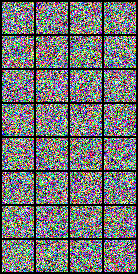
#> input picture A3_PartB/A3_PartB/part6_visualization/backward_diffusion_0.png, 138 x 274 px; its folder holds 4 pictures in this run
$ python display_part6_results.py
#> lines starting #> are read from the running program, lines starting #| are printed output that depends on the picture
"""
Display Part 6 Visualization Results
Shows forward and backward diffusion processes from 10,000-step trained model
"""

import os
from PIL import Image
import matplotlib.pyplot as plt

def display_part6_results():
    """Display forward and backward diffusion visualizations"""

    viz_folder = './part6_visualization'

    if not os.path.exists(viz_folder):
        print(f"❌ ERROR: Visualization folder not found: {viz_folder}")
        return

    # Get all forward and backward diffusion images
    forward_images = sorted([f for f in os.listdir(viz_folder) if f.startswith('forward_diffusion_')])
    backward_images = sorted([f for f in os.listdir(viz_folder) if f.startswith('backward_diffusion_')])

    print("=" * 80)
    print("🎨 PART 6: DIFFUSION PROCESS VISUALIZATION (10,000-step model)")
    print("=" * 80)
    print(f"\n📊 Found {len(forward_images)} forward diffusion images")
    print(f"📊 Found {len(backward_images)} backward diffusion images")
    print()

    # Display Forward Diffusion Process
    if forward_images:
        print("\n" + "=" * 80)
        print("🔴 FORWARD DIFFUSION PROCESS")
        print("   (Clean Image → Noise)")
        print("=" * 80)

        fig, axes = plt.subplots(1, len(forward_images), figsize=(20, 4))
        if len(forward_images) == 1:
            axes = [axes]

        for idx, img_name in enumerate(forward_images):
            img_path = os.path.join(viz_folder, img_name)
            img = Image.open(img_path)

            # Extract timestep from filename (e.g., forward_diffusion_0.png -> 0%)
            timestep_idx = int(img_name.split('_')[-1].replace('.png', ''))
            percentages = [0, 25, 50, 75, 99]
            if timestep_idx < len(percentages):
                percent = percentages[timestep_idx]
            else:
                percent = timestep_idx

            axes[idx].imshow(img)
            axes[idx].set_title(f'Step {timestep_idx}\n({percent}% noise)', fontsize=12, fontweight='bold')
            axes[idx].axis('off')

        plt.suptitle('Forward Diffusion: Adding Noise Over Time', fontsize=16, fontweight='bold', y=1.02)
        plt.tight_layout()
        plt.savefig('./part6_forward_diffusion_grid.png', dpi=150, bbox_inches='tight')
        print("✅ Saved: part6_forward_diffusion_grid.png")
        plt.show()

    # Display Backward Diffusion Process
    if backward_images:
        print("\n" + "=" * 80)
        print("🔵 BACKWARD DIFFUSION PROCESS (DENOISING)")
        print("   (Noise → Generated Image)")
        print("=" * 80)

        fig, axes = plt.subplots(1, len(backward_images), figsize=(20, 4))
        if len(backward_images) == 1:
            axes = [axes]

        for idx, img_name in enumerate(backward_images):
            img_path = os.path.join(viz_folder, img_name)
            img = Image.open(img_path)
#> img is the input picture: PIL image 138x274 RGB; mean R, G, B 113.5, 113.9, 114.2

            # Extract timestep from filename
            timestep_idx = int(img_name.split('_')[-1].replace('.png', ''))
            percentages = [0, 25, 50, 75, 99]
            if timestep_idx < len(percentages):
                percent = percentages[timestep_idx]
            else:
                percent = timestep_idx

            axes[idx].imshow(img)
            axes[idx].set_title(f'Step {timestep_idx}\n({percent}% denoised)', fontsize=12, fontweight='bold')
            axes[idx].axis('off')

        plt.suptitle('Backward Diffusion: Removing Noise Over Time (Model Denoising)',
                     fontsize=16, fontweight='bold', y=1.02)
        plt.tight_layout()
        plt.savefig('./part6_backward_diffusion_grid.png', dpi=150, bbox_inches='tight')
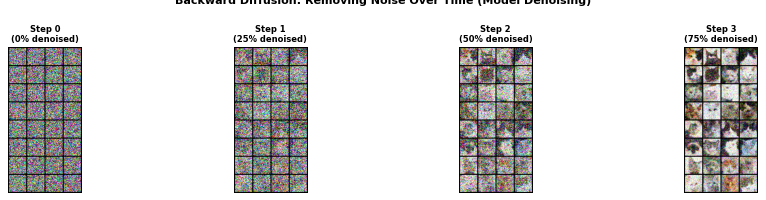
#> figure drawn by matplotlib, 4 panels
        print("✅ Saved: part6_backward_diffusion_grid.png")
        plt.show()

    # Summary
    print("\n" + "=" * 80)
    print("📋 SUMMARY")
    print("=" * 80)
    print("✅ Part 6 Visualization Complete!")
    print(f"\n📁 All images saved in: {viz_folder}/")
    print("\n🎯 Key Observations:")
    print("   • Forward process: Clean cat images gradually become pure noise")
    print("   • Backward process: The trained model successfully denoises random noise")
    print("   • The 10,000-step model should show better quality than 1,000-step model")
    print("\n💾 Grid images saved:")
    print("   - part6_forward_diffusion_grid.png")
    print("   - part6_backward_diffusion_grid.png")
    print("=" * 80)

if __name__ == '__main__':
    display_part6_results()
